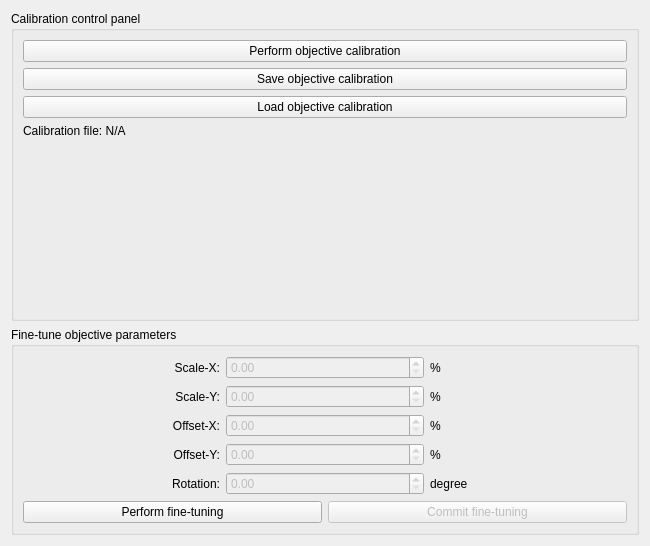
<?xml version="1.0" encoding="UTF-8"?>
<ui version="4.0">
 <class>calibration_controls</class>
 <widget class="QWidget" name="calibration_controls">
  <property name="geometry">
   <rect>
    <x>0</x>
    <y>0</y>
    <width>650</width>
    <height>546</height>
   </rect>
  </property>
  <property name="windowTitle">
   <string>Form</string>
  </property>
  <layout class="QHBoxLayout" name="horizontalLayout_3">
   <item>
    <layout class="QVBoxLayout" name="main_layout">
     <item>
      <widget class="QGroupBox" name="groupBox_2">
       <property name="title">
        <string>Calibration control panel</string>
       </property>
       <layout class="QVBoxLayout" name="verticalLayout">
        <item>
         <layout class="QVBoxLayout" name="verticalLayout_3">
          <item>
           <widget class="QPushButton" name="btn_calibrate">
            <property name="text">
             <string>Perform objective calibration</string>
            </property>
           </widget>
          </item>
          <item>
           <widget class="QPushButton" name="btn_savecal">
            <property name="text">
             <string>Save objective calibration</string>
            </property>
           </widget>
          </item>
          <item>
           <widget class="QPushButton" name="btn_loadcal">
            <property name="text">
             <string>Load objective calibration</string>
            </property>
           </widget>
          </item>
          <item>
           <widget class="QLabel" name="lbl_calfile">
            <property name="text">
             <string>Calibration file: N/A</string>
            </property>
           </widget>
          </item>
          <item>
           <spacer name="verticalSpacer">
            <property name="orientation">
             <enum>Qt::Orientation::Vertical</enum>
            </property>
            <property name="sizeType">
             <enum>QSizePolicy::Policy::MinimumExpanding</enum>
            </property>
            <property name="sizeHint" stdset="0">
             <size>
              <width>20</width>
              <height>40</height>
             </size>
            </property>
           </spacer>
          </item>
         </layout>
        </item>
       </layout>
      </widget>
     </item>
     <item>
      <widget class="QGroupBox" name="groupBox">
       <property name="title">
        <string>Fine-tune objective parameters</string>
       </property>
       <layout class="QHBoxLayout" name="horizontalLayout_2">
        <item>
         <layout class="QVBoxLayout" name="vertical_layout">
          <item>
           <layout class="QGridLayout" name="lyt_finetune_spins">
            <item row="0" column="1">
             <widget class="QDoubleSpinBox" name="spin_scalex">
              <property name="enabled">
               <bool>false</bool>
              </property>
             </widget>
            </item>
            <item row="3" column="2">
             <widget class="QLabel" name="label_9">
              <property name="text">
               <string>%</string>
              </property>
             </widget>
            </item>
            <item row="3" column="1">
             <widget class="QDoubleSpinBox" name="spin_offsety">
              <property name="enabled">
               <bool>false</bool>
              </property>
             </widget>
            </item>
            <item row="0" column="2">
             <widget class="QLabel" name="label_6">
              <property name="text">
               <string>%</string>
              </property>
             </widget>
            </item>
            <item row="4" column="2">
             <widget class="QLabel" name="label_10">
              <property name="text">
               <string>degree</string>
              </property>
             </widget>
            </item>
            <item row="4" column="1">
             <widget class="QDoubleSpinBox" name="spin_rotdeg">
              <property name="enabled">
               <bool>false</bool>
              </property>
             </widget>
            </item>
            <item row="1" column="0">
             <widget class="QLabel" name="label_2">
              <property name="text">
               <string>Scale-Y:</string>
              </property>
              <property name="alignment">
               <set>Qt::AlignmentFlag::AlignRight|Qt::AlignmentFlag::AlignTrailing|Qt::AlignmentFlag::AlignVCenter</set>
              </property>
             </widget>
            </item>
            <item row="0" column="0">
             <widget class="QLabel" name="label">
              <property name="text">
               <string>Scale-X:</string>
              </property>
              <property name="alignment">
               <set>Qt::AlignmentFlag::AlignRight|Qt::AlignmentFlag::AlignTrailing|Qt::AlignmentFlag::AlignVCenter</set>
              </property>
             </widget>
            </item>
            <item row="4" column="0">
             <widget class="QLabel" name="label_5">
              <property name="text">
               <string>Rotation:</string>
              </property>
              <property name="alignment">
               <set>Qt::AlignmentFlag::AlignRight|Qt::AlignmentFlag::AlignTrailing|Qt::AlignmentFlag::AlignVCenter</set>
              </property>
             </widget>
            </item>
            <item row="3" column="0">
             <widget class="QLabel" name="label_4">
              <property name="text">
               <string>Offset-Y:</string>
              </property>
              <property name="alignment">
               <set>Qt::AlignmentFlag::AlignRight|Qt::AlignmentFlag::AlignTrailing|Qt::AlignmentFlag::AlignVCenter</set>
              </property>
             </widget>
            </item>
            <item row="1" column="1">
             <widget class="QDoubleSpinBox" name="spin_scaley">
              <property name="enabled">
               <bool>false</bool>
              </property>
             </widget>
            </item>
            <item row="2" column="1">
             <widget class="QDoubleSpinBox" name="spin_offsetx">
              <property name="enabled">
               <bool>false</bool>
              </property>
             </widget>
            </item>
            <item row="2" column="2">
             <widget class="QLabel" name="label_8">
              <property name="text">
               <string>%</string>
              </property>
             </widget>
            </item>
            <item row="2" column="0">
             <widget class="QLabel" name="label_3">
              <property name="text">
               <string>Offset-X:</string>
              </property>
              <property name="alignment">
               <set>Qt::AlignmentFlag::AlignRight|Qt::AlignmentFlag::AlignTrailing|Qt::AlignmentFlag::AlignVCenter</set>
              </property>
             </widget>
            </item>
            <item row="1" column="2">
             <widget class="QLabel" name="label_7">
              <property name="text">
               <string>%</string>
              </property>
             </widget>
            </item>
           </layout>
          </item>
          <item>
           <layout class="QHBoxLayout" name="horizontalLayout">
            <item>
             <widget class="QPushButton" name="btn_perform_finetune">
              <property name="text">
               <string>Perform fine-tuning</string>
              </property>
             </widget>
            </item>
            <item>
             <widget class="QPushButton" name="btn_commit_finetune">
              <property name="enabled">
               <bool>false</bool>
              </property>
              <property name="text">
               <string>Commit fine-tuning</string>
              </property>
             </widget>
            </item>
           </layout>
          </item>
         </layout>
        </item>
       </layout>
      </widget>
     </item>
    </layout>
   </item>
  </layout>
 </widget>
 <resources/>
 <connections/>
</ui>
